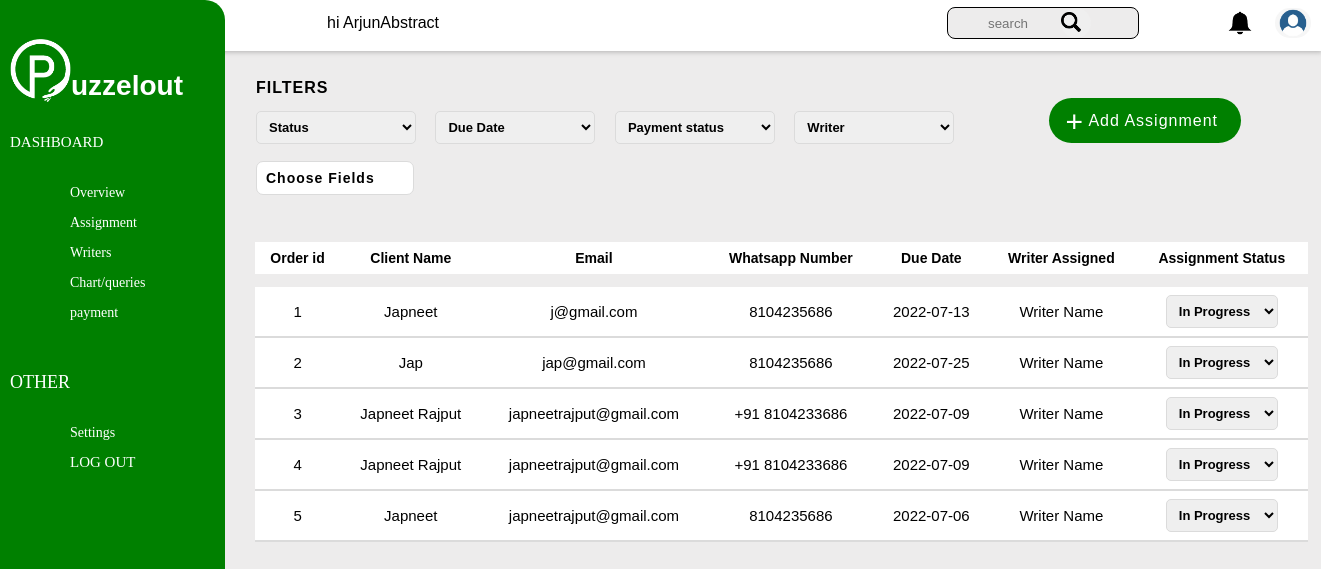
Page /assignments.php (signed in) on the committed database.
### tables this page shows
CREATE TABLE `orders` (
  `orderId` int(11) NOT NULL,
  `clientName` varchar(120) NOT NULL,
  `clientEmail` varchar(150) NOT NULL,
  `clientNumber` varchar(25) NOT NULL,
  `assignmentTime` int(11) NOT NULL,
  `assignmentDate` date DEFAULT NULL,
  `dueDate` date DEFAULT NULL,
  `price` varchar(30) NOT NULL,
  `paymentStatus` varchar(15) NOT NULL,
  `advance` varchar(30) NOT NULL,
  `subject` varchar(20) NOT NULL,
  `description` varchar(150) NOT NULL,
  `file_name` varchar(100) NOT NULL,
  `pageCount` int(11) NOT NULL
);

### assignments.php (the view, shortened to what this page needs)
<?php
require_once "config.php";
if(!isset($_SESSION['loggedin']) || $_SESSION['loggedin'] !==true)
{
    header("location: login.php");
}
else{
    $sql = "SELECT id,verified FROM users WHERE username = ?";
    $stmt = mysqli_prepare($conn, $sql);
    mysqli_stmt_bind_param($stmt, "s", $param_username);
    if(mysqli_stmt_execute($stmt)){
        mysqli_stmt_store_result($stmt);
        if(mysqli_stmt_num_rows($stmt) == 1){
            mysqli_stmt_bind_result($stmt,$id,$verified);
            if(mysqli_stmt_fetch($stmt)){
                if($verified){
                    $userrname =$_SESSION["username"];
                }
                else{
                    echo 'Please verify your account';
                }
            }
        }
    }
}
?>
<!DOCTYPE html>
<html lang="en">
<head>
    <link rel="stylesheet" href="assignment.css">
</head>
<body>
    <div class="quizze">
        <a class="person"> hi <?php echo $userrname ?></a>
        <form action="" class="search-bar">
            <button class="searchlogo"> <img class="search-logo" src="assets/images/search-icon.png" alt=""></button>
            <img src="assets/images/bell.png" class="bell">
            <img src="assets/images/profile.png" class="profile">
    </div>
    <div class="main">
        <h2>Sidebar</h2>
    </div>
    <div class="sidenav">
        <div class="logohead">
            <h2 class="heading">uzzelout</h2>
            <img class="plogo" src="assets/images/plogo.png" alt="">
        </div>
        <a href="#" class="dashboard">DASHBOARD</a>
        <div class="chield">
            <a href="overview.php" class="overview">Overview</a>
            <a href="assignments.php" class="assignment">Assignment</a>
            <a href="#" class="writer">Writers</a>
            <a href="#" class="chart">Chart/queries</a>
            <a href="#" class="payment">payment</a>
            <a href="#" class="other">OTHER</a>
            <a href="#" class="Setting">Settings</a>
            <a href="logout.php" class="logout"> LOG OUT</a>
        </div>
    </div>
    <div class="right-side">
        <strong>FILTERS</strong><br>
        <div class="assign-attachment">
            <div class="gap">
                <select name="" id="" class="assign-status">
                    <option value="" class="assign-display" disabled selected>Status</option>
                </select>
                <select name="" id="" class="assign-status same-css">
                    <option value="" class="assign-display" disabled selected>Due Date</option>
                </select>
                <select name="" id="" class="assign-status same-css">
                    <option value="" class="assign-display" disabled selected>Payment status</option>
                </select>
                <select name="" id="" class="assign-status same-css">
                    <option value="" class="assign-display" disabled selected>Writer</option>
                </select>
            </div>
            <div class="add-attachment"><a href="welcome.php" style="text-decoration:none">
                <span class="add-assign"><span class="plus">+</span> Add Assignment</span></a>
            </div>
        </div>
        <div class="choose-options">Choose Fields</div>
    </div><br><br>
    <div class="table-start">
        <table class="table assign-table">
            <thead class="table-head">
            <tr class="header-name">
                <th class="header ordersid">Order id</th>
                <th class="heading-assign names">Client Name</th>
                <th class="header  emails">Email</th>
                <th class="heading-assign whatsapps">Whatsapp Number</th>
                <th class="header duedates">Due Date</th>
                <th class="heading-assign writers">Writer Assigned</th>
                <th class="heading-assign assignments">Assignment Status</th>
            </tr>
       </thead>
           <tbody>
                    <?php
                        $sql = "SELECT * FROM `orders`";
                        $result = mysqli_query($conn, $sql);
                        $num = mysqli_num_rows($result);
                        if($num> 0){
                            while($row = mysqli_fetch_assoc($result)){ ?>
                                <tr class="table-data-here">
                                    <td class="table-data ordersid"><?php echo $row['orderId'] ?></td>
                                    <td class="table-data names"><?php echo $row['clientName'] ?></td>
                                    <td class="table-data emails"><?php echo $row['clientEmail'] ?></td>
                                    <td class="table-data whatsapps"><?php echo $row['clientNumber'] ?></td>
                                    <td class="table-data duedates"><?php echo $row['dueDate'] ?></td>
                                    <td class="table-data writers">Writer Name</td>
                                    <td class="table-data assignments"><select name="" id="" class="assign-row">
                                            <option value="">In Progress</option>
                                        </select></td>
                                </tr>
                    <?php
                            }
                        }
                    ?>
            </tbody>
        </table>
    </div>
</body>
</html>

### rows in the picture
orders: orderId "1", clientName "Japneet", clientEmail "j@gmail.com", clientNumber "8104235686", dueDate "2022-07-13"
orders: orderId "2", clientName "Jap", clientEmail "jap@gmail.com", clientNumber "8104235686", dueDate "2022-07-25"
orders: orderId "3", clientName "Japneet Rajput", clientEmail "japneetrajput@gmail.com", clientNumber "+91 8104233686", dueDate "2022-07-09"
orders: orderId "4", clientName "Japneet Rajput", clientEmail "japneetrajput@gmail.com", clientNumber "+91 8104233686", dueDate "2022-07-09"
orders: orderId "5", clientName "Japneet", clientEmail "japneetrajput@gmail.com", clientNumber "8104235686", dueDate "2022-07-06"

### other values in the picture
$userrname "ArjunAbstract"
